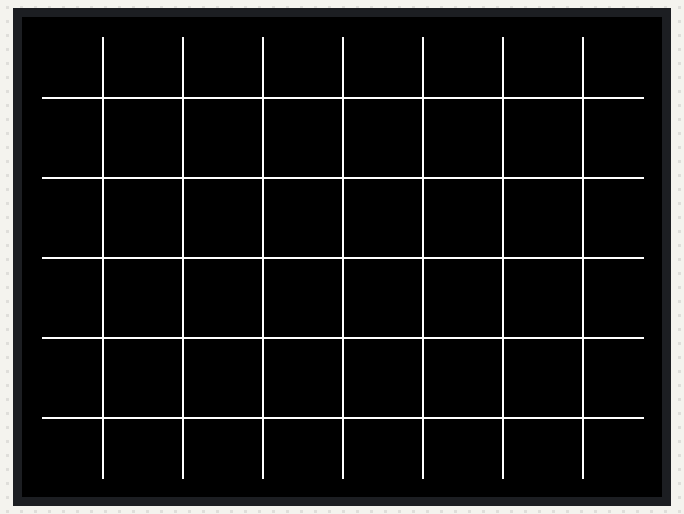
Recording of a sketch running on a simulated ESP32. On the bench: 320×240 colour display.

Above: at 0.2 s.

The sketch:

03_lines.ino
```cpp
#include <M5Stack.h>

void setup() {
  M5.begin();

  // iの値が0から4(5未満)まで1つずつ変化
  // 0 -> 1 -> 2 -> 3 -> 4
  for (int i = 0; i < 5; i++) {
    // 横の線を5本描画
    int y = (i + 1) * 40;
    M5.Lcd.drawLine(10, y, 310, y, WHITE);
  }
  for (int i = 0; i < 7; i++) {
    // 縦の線を7本描画
    int x = (i + 1) * 40;
    M5.Lcd.drawLine(x, 10, x, 230, WHITE);
  }
}

void loop() {}
```
